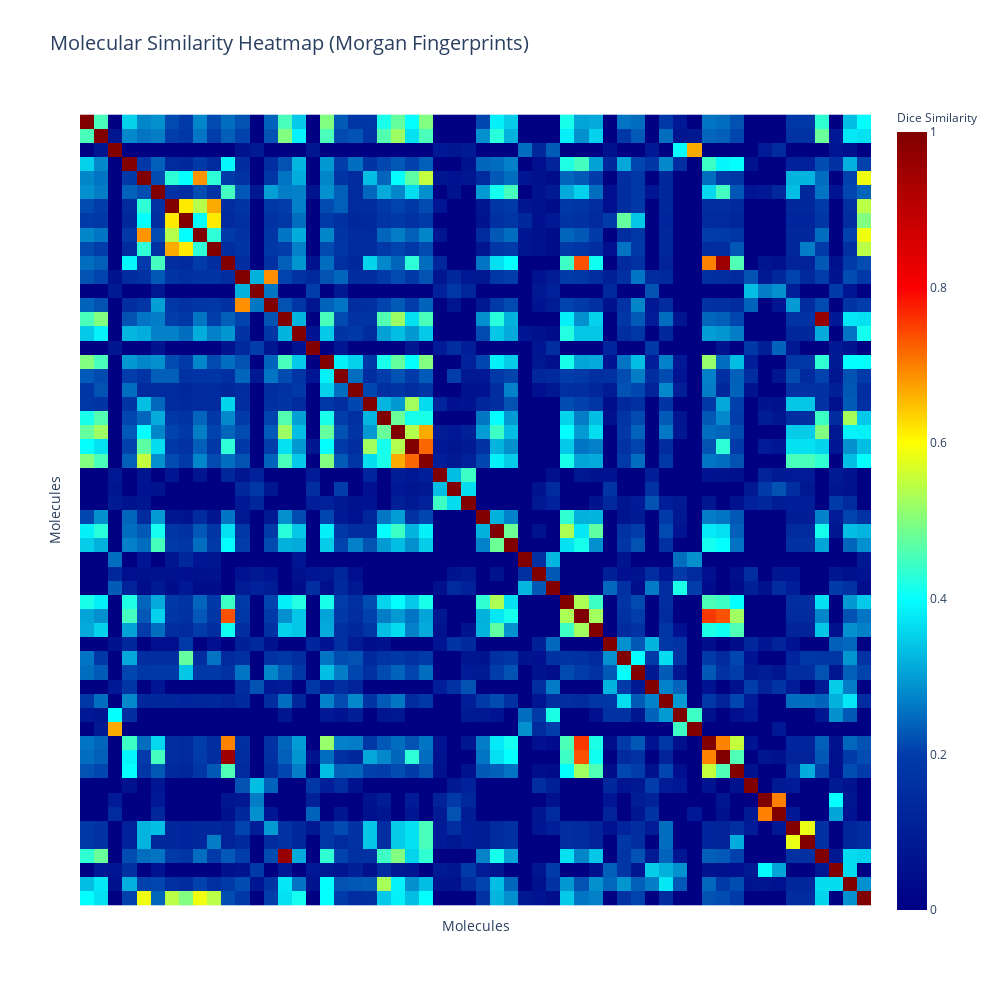

The cell this chart's notebook holds for it:
### Code cell
visualize_similarity_interactive(dice_matrix, mol_names, 'jet', ft[0], sm[1])

### Figure 1 — Plotly figure (JSON) as saved in the notebook; plotly's stock layout.template omitted (floating-point values rounded to 4 significant figures; data arrays with more than 128 entries replaced by an {"elided": "..."} marker saying what was removed)
{"data": [{"coloraxis": "coloraxis", "hovertemplate": "Molecules: %{x}<br>Molecules: %{y}<br>Dice Similarity: %{z}<extra></extra>", "name": "0", "type": "heatmap", "x": ["1,2-Benzenedithiol", "triphenylphosphine", "1,2-bis(dicyclohexylphosphino)ethane", "2-Mercaptonicotinic acid", "3-Aminopyridine-2(1H)-thione", "2-Mercapto-6-methylpyridine", "3-Bromo-6-mercaptopyridine", "6-Mercaptonicotinonitrile", "3-Bromopyridine-2(1H)-thione", "5-Chloropyridine-2-thiol", "8-Mercaptoquinoline Hydrochloride", "4,4&#39;-methylene bis(N,N-dimethylaniline)", "tetramethyldiaminomethane", "N,N-dimethyl-p-toluidine", "diphenylamine", "benzimidazole", "diisobutylamine", "catechol", "4 methoxy phenol", "4-fluoro-2-nitrophenol", "2-amino-4-(trifluoromethyl)benzenethiolhydrochloride", "triphenylmethane thiol", "aniline", "2 amino benzethiol", "o-phenylene diamine", "2-bromoethylamine hydrobromide", "3 methoxypropylamine", "ethanolamine", "pyridine", "2,6 diphenyl pyridine ", "2,6-difluoropyridine", "piperidine", "4-hydroxy-2,2,6,6-tetramethylpiperidine", "Ethyl piperidine-3-carboxylate", "2,2′-Bipyridyl", "1,10-phenanthroline, anhyd", "bathophenanthroline", "tertbutylcyanoacetate", "4-Cyanobenzoyl chloride", "7,7,8,8-tetracyanoquinodimethane", "acetylacetone", "1,3,5 benzene tricarboxylic acid", "cyclohexanecarboxylic acid", "tricyclohexylphosphine", "8-quinolinol", "8-mercaptoquinoline hydrochloride", "5,7-dichloro-8-hydroxyquinoline", "1133-tetramethylguanidine", "1,4-butanedithiol", "1-octanethiol", "4,5 dimethyl 1,2 phenylene diamine", "4,5-dichloro-o-phenylenediamine", "N,N'-diphenyl-p-phenylenediamine", "3-mercaptopropionic acid", "3,3,3 triphenyl propionic acid", "2-mercaptopyridine"], "xaxis": "x", "y": ["1,2-Benzenedithiol", "triphenylphosphine", "1,2-bis(dicyclohexylphosphino)ethane", "2-Mercaptonicotinic acid", "3-Aminopyridine-2(1H)-thione", "2-Mercapto-6-methylpyridine", "3-Bromo-6-mercaptopyridine", "6-Mercaptonicotinonitrile", "3-Bromopyridine-2(1H)-thione", "5-Chloropyridine-2-thiol", "8-Mercaptoquinoline Hydrochloride", "4,4&#39;-methylene bis(N,N-dimethylaniline)", "tetramethyldiaminomethane", "N,N-dimethyl-p-toluidine", "diphenylamine", "benzimidazole", "diisobutylamine", "catechol", "4 methoxy phenol", "4-fluoro-2-nitrophenol", "2-amino-4-(trifluoromethyl)benzenethiolhydrochloride", "triphenylmethane thiol", "aniline", "2 amino benzethiol", "o-phenylene diamine", "2-bromoethylamine hydrobromide", "3 methoxypropylamine", "ethanolamine", "pyridine", "2,6 diphenyl pyridine ", "2,6-difluoropyridine", "piperidine", "4-hydroxy-2,2,6,6-tetramethylpiperidine", "Ethyl piperidine-3-carboxylate", "2,2′-Bipyridyl", "1,10-phenanthroline, anhyd", "bathophenanthroline", "tertbutylcyanoacetate", "4-Cyanobenzoyl chloride", "7,7,8,8-tetracyanoquinodimethane", "acetylacetone", "1,3,5 benzene tricarboxylic acid", "cyclohexanecarboxylic acid", "tricyclohexylphosphine", "8-quinolinol", "8-mercaptoquinoline hydrochloride", "5,7-dichloro-8-hydroxyquinoline", "1133-tetramethylguanidine", "1,4-butanedithiol", "1-octanethiol", "4,5 dimethyl 1,2 phenylene diamine", "4,5-dichloro-o-phenylenediamine", "N,N'-diphenyl-p-phenylenediamine", "3-mercaptopropionic acid", "3,3,3 triphenyl propionic acid", "2-mercaptopyridine"], "yaxis": "y", "z": {"elided": "56x56 float values"}}], "layout": {"coloraxis": {"colorbar": {"title": {"font": {"size": 12}, "text": "Dice Similarity"}}, "colorscale": [[0, "rgb(0,0,131)"], [0.2, "rgb(0,60,170)"], [0.4, "rgb(5,255,255)"], [0.6, "rgb(255,255,0)"], [0.8, "rgb(250,0,0)"], [1, "rgb(128,0,0)"]]}, "height": 1000, "title": {"font": {"size": 20}, "text": "Molecular Similarity Heatmap (Morgan Fingerprints)"}, "width": 1000, "xaxis": {"anchor": "y", "constrain": "domain", "domain": [0, 1], "scaleanchor": "y", "showticklabels": false, "title": {"font": {"size": 14}, "text": "Molecules"}}, "yaxis": {"anchor": "x", "autorange": "reversed", "constrain": "domain", "domain": [0, 1], "showticklabels": false, "title": {"font": {"size": 14}, "text": "Molecules"}}}}
